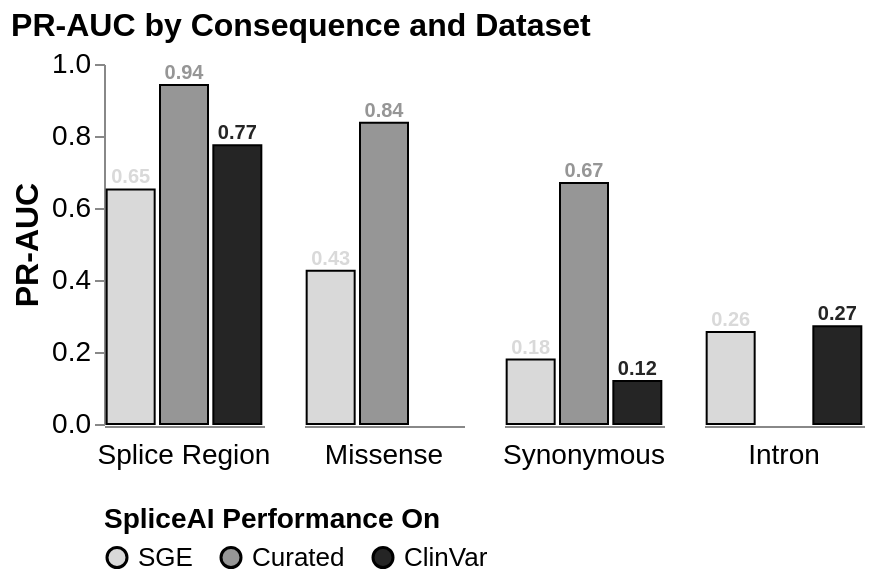

Notebook source saved alongside this figure:
### Code cell
# PR-AUC summary: grouped bar chart by consequence and dataset
CONSEQUENCE_ORDER = [c for c in single_consequence_filters if c != "All"]
MIN_GENE_N_TOTAL     = 20
MIN_GENE_N_PER_CLASS = 3
GENE_COL_MAP = {'SGE': 'Gene', 'Curated': 'Gene', 'ClinVar': 'GeneSymbol'}

_dataset_order = list(dfs.keys())
_PRAUC_COLORS  = {'SGE': '#d9d9d9', 'Curated': '#969696', 'ClinVar': '#252525'}


def plot_prauc_bars(agg_df, gene_df, consequence_order, title):
    n_cons = len(consequence_order)
    fig, axes = plt.subplots(1, n_cons, figsize=(n_cons * 2.2, 3.5), sharey=True)
    if n_cons == 1:
        axes = [axes]

    for ax_idx, (ax, consequence) in enumerate(zip(axes, consequence_order)):
        sub_agg  = agg_df[agg_df['Consequence'] == consequence]
        sub_gene = (gene_df[gene_df['Consequence'] == consequence]
                    if not gene_df.empty else pd.DataFrame())

        for i, dataset in enumerate(_dataset_order):
            row = sub_agg[sub_agg['Dataset'] == dataset]
            if row.empty:
                continue
            val = row['PR-AUC'].iloc[0]
            ax.bar(i, val, color=_PRAUC_COLORS[dataset], width=0.7, alpha=0.4,
                   label=dataset if ax_idx == 0 else '')

        if not sub_gene.empty:
            for i, dataset in enumerate(_dataset_order):
                pts = sub_gene[sub_gene['Dataset'] == dataset]
                if pts.empty:
                    continue
                ax.scatter(i + pts['jitter'].values, pts['PR-AUC'].values,
                           color=_PRAUC_COLORS[dataset], alpha=0.6, s=22,
                           edgecolors='black', linewidths=1, zorder=3)

        ax.axhline(0.5, color='grey', linestyle='--', linewidth=0.8, alpha=0.5)
        ax.set_ylim(0, 1.15)
        ax.set_xticks([])
        ax.set_xlabel(consequence, fontfamily='Arial', fontsize=12, labelpad=6)
        ax.spines[['top', 'right']].set_visible(False)
        if ax_idx == 0:
            ax.set_ylabel('PR-AUC', fontfamily='Arial', fontsize=13)
            ax.tick_params(axis='y', labelsize=11)

    handles = [plt.Rectangle((0, 0), 1, 1, color=_PRAUC_COLORS[d]) for d in _dataset_order]
    fig.legend(handles, _dataset_order, title='SpliceAI Performance On',
               loc='lower center', ncol=len(_dataset_order),
               bbox_to_anchor=(0.5, -0.075), fontsize=11, title_fontsize=12)
    fig.suptitle(title, fontfamily='Arial', fontsize=14)
    plt.tight_layout()
    fig.subplots_adjust(bottom=0.2)
    return fig


# Aggregate PR-AUC loop
auc_rows = []
for dataset, df in dfs.items():
    pr_meta = iter_dict[dataset]

    for consequence in CONSEQUENCE_ORDER:
        sub = df[df["simplified_consequence"].isin(single_consequence_filters[consequence])].copy()

        # Apply RNA filter for SGE missense: positives need low RNA, negatives need normal RNA
        if dataset == "SGE" and consequence == "Missense":
            truth_col = pr_meta["truth_col"]
            sub = sub[
                ((sub[truth_col] == pr_meta["neg_label"]) & (sub["rna_consequence"] == "normal")) |
                ((sub[truth_col] == pr_meta["pos_label"]) & (sub["rna_consequence"] == "low"))
            ]

        sub = sub.dropna(subset=["maxSpliceAI", pr_meta["truth_col"]])
        sub = sub[sub[pr_meta["truth_col"]].isin([pr_meta["pos_label"], pr_meta["neg_label"]])]
        y_true = (sub[pr_meta["truth_col"]] == pr_meta["pos_label"]).astype(int)
        if len(sub) < 10 or y_true.nunique() < 2:
            continue
        precision, recall, _ = precision_recall_curve(y_true, sub["maxSpliceAI"])
        auc_rows.append({"Dataset": dataset, "Consequence": consequence,
                         "PR-AUC": auc(recall, precision), "n": len(sub)})

auc_summary_df = pd.DataFrame(auc_rows)

# Gene-level PR-AUC loop for jitter overlay (reused by coding chart)
_rng = np.random.default_rng(42)
gene_auc_rows = []
for dataset, df in dfs.items():
    pr_meta  = iter_dict[dataset]
    gene_col = GENE_COL_MAP[dataset]

    for consequence in CONSEQUENCE_ORDER:
        sub = df[df["simplified_consequence"].isin(single_consequence_filters[consequence])].copy()

        if dataset == "SGE" and consequence == "Missense":
            truth_col = pr_meta["truth_col"]
            sub = sub[
                ((sub[truth_col] == pr_meta["neg_label"]) & (sub["rna_consequence"] == "normal")) |
                ((sub[truth_col] == pr_meta["pos_label"]) & (sub["rna_consequence"] == "low"))
            ]

        sub = sub.dropna(subset=["maxSpliceAI", pr_meta["truth_col"], gene_col])
        sub = sub[sub[pr_meta["truth_col"]].isin([pr_meta["pos_label"], pr_meta["neg_label"]])]

        for gene, gene_sub in sub.groupby(gene_col):
            y_true = (gene_sub[pr_meta["truth_col"]] == pr_meta["pos_label"]).astype(int)
            n_pos = int(y_true.sum())
            n_neg = len(gene_sub) - n_pos
            if len(gene_sub) < MIN_GENE_N_TOTAL or n_pos < MIN_GENE_N_PER_CLASS or n_neg < MIN_GENE_N_PER_CLASS:
                continue
            precision, recall, _ = precision_recall_curve(y_true, gene_sub["maxSpliceAI"])
            gene_auc_rows.append({"Dataset": dataset, "Consequence": consequence,
                                  "Gene": gene, "PR-AUC": auc(recall, precision), "n": len(gene_sub)})

gene_auc_df = pd.DataFrame(gene_auc_rows)
if not gene_auc_df.empty:
    gene_auc_df["jitter"] = _rng.uniform(-0.25, 0.25, size=len(gene_auc_df))

plot_prauc_bars(auc_summary_df, gene_auc_df, CONSEQUENCE_ORDER,
                "PR-AUC by Consequence and Dataset")
plt.show()

# Gene-level PR-AUC breakdown
display(
    gene_auc_df
    .sort_values(["Dataset", "Consequence", "PR-AUC"])
    [["Dataset", "Consequence", "Gene", "PR-AUC", "n"]]
    .assign(**{"PR-AUC": lambda d: d["PR-AUC"].round(3)})
    .reset_index(drop=True)
)

# Altair aggregate summary (no gene-level overlay)
_base = alt.Chart(auc_summary_df).encode(
    x=alt.X("Dataset:N", sort=_dataset_order, title=None,
            axis=alt.Axis(labels=False, ticks=False)),
    y=alt.Y("PR-AUC:Q", scale=alt.Scale(domain=[0, 1]),
            axis=alt.Axis(title="PR-AUC", labelFontSize=14, titleFontSize=16,
                          labelFont="Arial", titleFont="Arial")),
    color=alt.Color("Dataset:N", sort=_dataset_order,
                scale=alt.Scale(range=[_PRAUC_COLORS[d] for d in _dataset_order]),
                    legend=alt.Legend(title="SpliceAI Performance On", labelFontSize=13, titleFontSize=14,
                                      labelFont="Arial", titleFont="Arial",
                                      orient="bottom", direction="horizontal")),
    tooltip=[
        alt.Tooltip("Dataset:N"),
        alt.Tooltip("Consequence:N"),
        alt.Tooltip("PR-AUC:Q", format=".3f", title="PR-AUC"),
        alt.Tooltip("n:Q", title="n"),
    ],
)
(
    alt.layer(_base.mark_bar(stroke='black'),
              _base.mark_text(dy=-6, fontSize=10, fontWeight="bold", color="black").encode(
                  text=alt.Text("PR-AUC:Q", format=".2f")))
    .properties(width=80, height=180)
    .facet(column=alt.Column(
        "Consequence:N", sort=CONSEQUENCE_ORDER,
        header=alt.Header(title=None, labelFontSize=14, labelFont="Arial",
                          labelOrient="bottom", labelPadding=8),
    ))
    .properties(title="PR-AUC by Consequence and Dataset")
    .configure_title(font="Arial", fontSize=16)
    .configure_axis(grid=False)
    .configure_view(stroke=None)
).display()

### Figure 1 — Vega-Lite specification as saved in the notebook (floating-point values rounded to 4 significant figures)
{"config": {"view": {"continuousWidth": 300, "continuousHeight": 300, "stroke": null}, "axis": {"grid": false}, "title": {"font": "Arial", "fontSize": 16}}, "data": {"name": "data-a534d466f200226c04e1ff1bc3d3d41b"}, "facet": {"column": {"field": "Consequence", "header": {"labelFont": "Arial", "labelFontSize": 14, "labelOrient": "bottom", "labelPadding": 8, "title": null}, "sort": ["Splice Region", "Missense", "Synonymous", "Intron"], "type": "nominal"}}, "spec": {"layer": [{"mark": {"type": "bar", "stroke": "black"}, "encoding": {"color": {"field": "Dataset", "legend": {"direction": "horizontal", "labelFont": "Arial", "labelFontSize": 13, "orient": "bottom", "title": "SpliceAI Performance On", "titleFont": "Arial", "titleFontSize": 14}, "scale": {"range": ["#d9d9d9", "#969696", "#252525"]}, "sort": ["SGE", "Curated", "ClinVar"], "type": "nominal"}, "tooltip": [{"field": "Dataset", "type": "nominal"}, {"field": "Consequence", "type": "nominal"}, {"field": "PR-AUC", "format": ".3f", "title": "PR-AUC", "type": "quantitative"}, {"field": "n", "title": "n", "type": "quantitative"}], "x": {"axis": {"labels": false, "ticks": false}, "field": "Dataset", "sort": ["SGE", "Curated", "ClinVar"], "title": null, "type": "nominal"}, "y": {"axis": {"labelFont": "Arial", "labelFontSize": 14, "title": "PR-AUC", "titleFont": "Arial", "titleFontSize": 16}, "field": "PR-AUC", "scale": {"domain": [0, 1]}, "type": "quantitative"}}}, {"mark": {"type": "text", "color": "black", "dy": -6, "fontSize": 10, "fontWeight": "bold"}, "encoding": {"color": {"field": "Dataset", "legend": {"direction": "horizontal", "labelFont": "Arial", "labelFontSize": 13, "orient": "bottom", "title": "SpliceAI Performance On", "titleFont": "Arial", "titleFontSize": 14}, "scale": {"range": ["#d9d9d9", "#969696", "#252525"]}, "sort": ["SGE", "Curated", "ClinVar"], "type": "nominal"}, "text": {"field": "PR-AUC", "format": ".2f", "type": "quantitative"}, "tooltip": [{"field": "Dataset", "type": "nominal"}, {"field": "Consequence", "type": "nominal"}, {"field": "PR-AUC", "format": ".3f", "title": "PR-AUC", "type": "quantitative"}, {"field": "n", "title": "n", "type": "quantitative"}], "x": {"axis": {"labels": false, "ticks": false}, "field": "Dataset", "sort": ["SGE", "Curated", "ClinVar"], "title": null, "type": "nominal"}, "y": {"axis": {"labelFont": "Arial", "labelFontSize": 14, "title": "PR-AUC", "titleFont": "Arial", "titleFontSize": 16}, "field": "PR-AUC", "scale": {"domain": [0, 1]}, "type": "quantitative"}}}], "height": 180, "width": 80}, "title": "PR-AUC by Consequence and Dataset", "$schema": "https://vega.github.io/schema/vega-lite/v6.1.0.json", "datasets": {"data-a534d466f200226c04e1ff1bc3d3d41b": [{"Dataset": "SGE", "Consequence": "Splice Region", "PR-AUC": 0.6516, "n": 4609}, {"Dataset": "SGE", "Consequence": "Missense", "PR-AUC": 0.4257, "n": 9096}, {"Dataset": "SGE", "Consequence": "Synonymous", "PR-AUC": 0.1789, "n": 9069}, {"Dataset": "SGE", "Consequence": "Intron", "PR-AUC": 0.2556, "n": 8321}, {"Dataset": "Curated", "Consequence": "Splice Region", "PR-AUC": 0.9414, "n": 121}, {"Dataset": "Curated", "Consequence": "Missense", "PR-AUC": 0.8365, "n": 231}, {"Dataset": "Curated", "Consequence": "Synonymous", "PR-AUC": 0.6692, "n": 36}, {"Dataset": "ClinVar", "Consequence": "Splice Region", "PR-AUC": 0.774, "n": 5471}, {"Dataset": "ClinVar", "Consequence": "Synonymous", "PR-AUC": 0.1197, "n": 24420}, {"Dataset": "ClinVar", "Consequence": "Intron", "PR-AUC": 0.2717, "n": 33349}]}}
